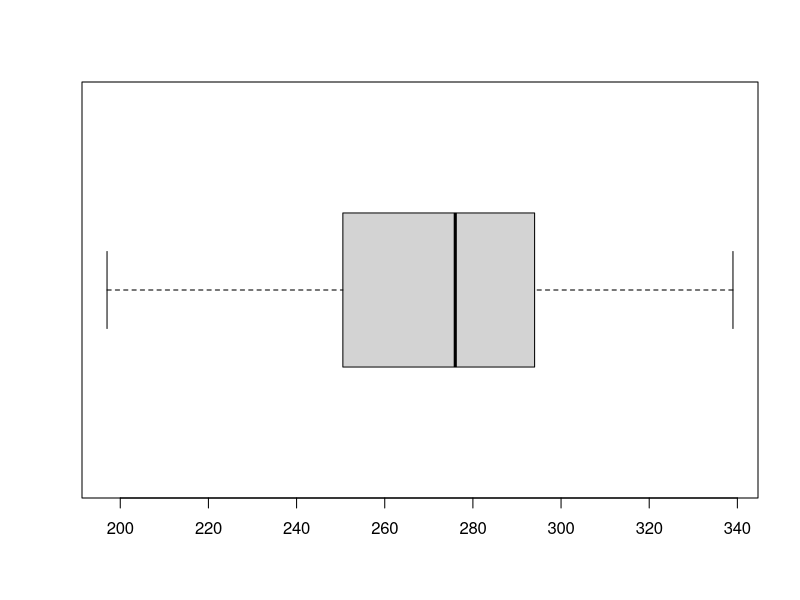

Write R code to recreate this figure.
library(ggplot2)
vec <- c(197, 199, 234, 267,269,276,281,289, 299, 301, 339)
boxplot(vec, horizontal=TRUE,name='listval')
